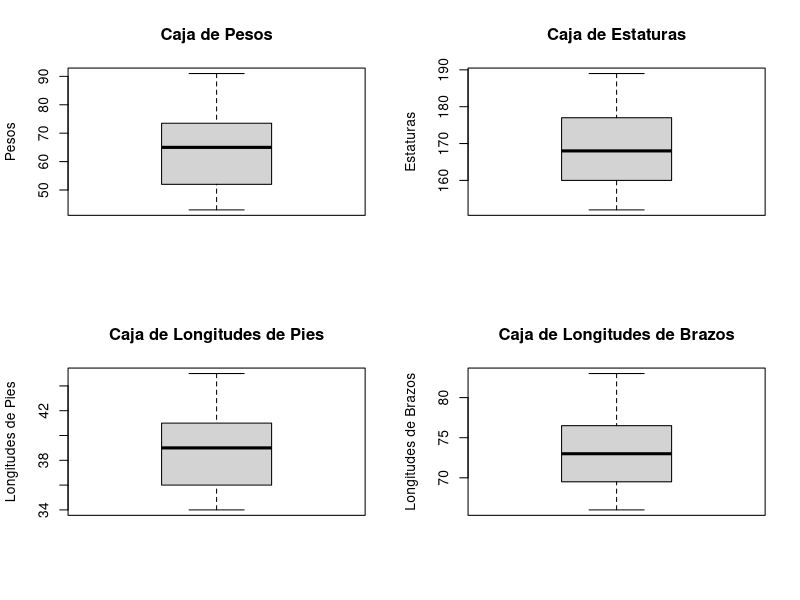
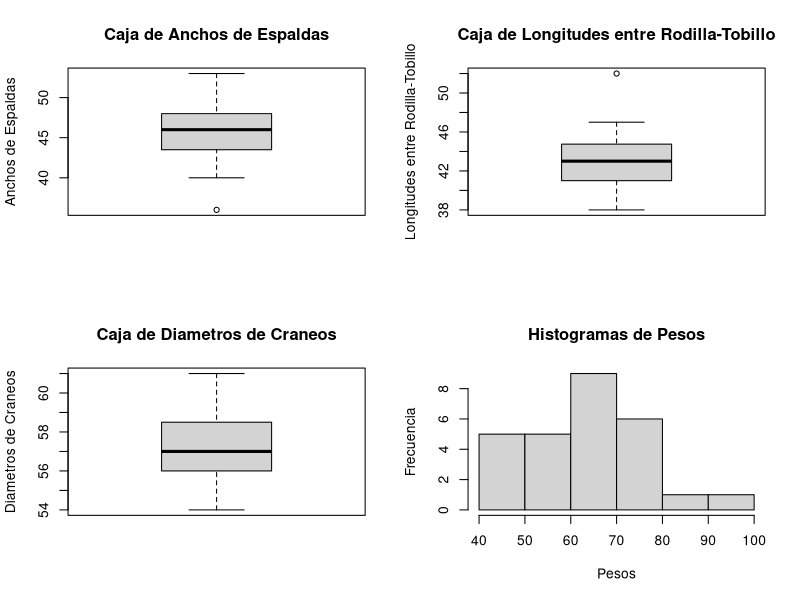
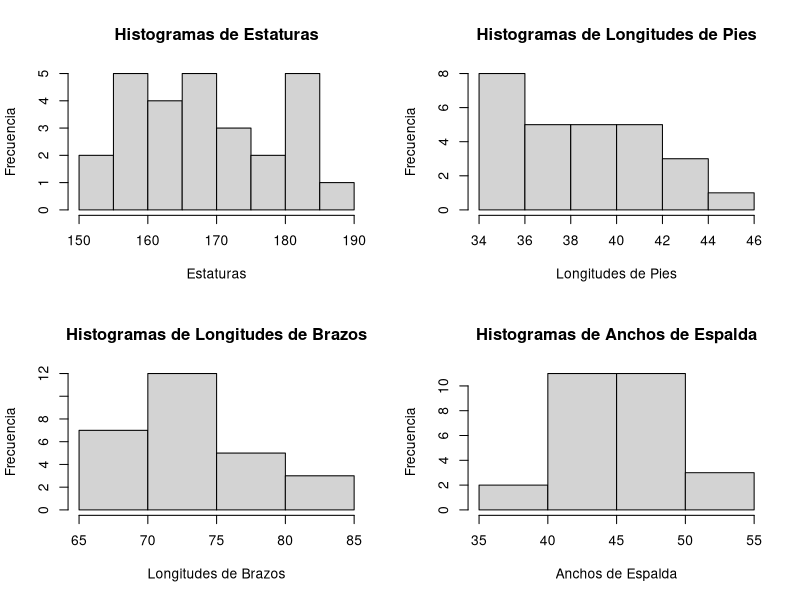
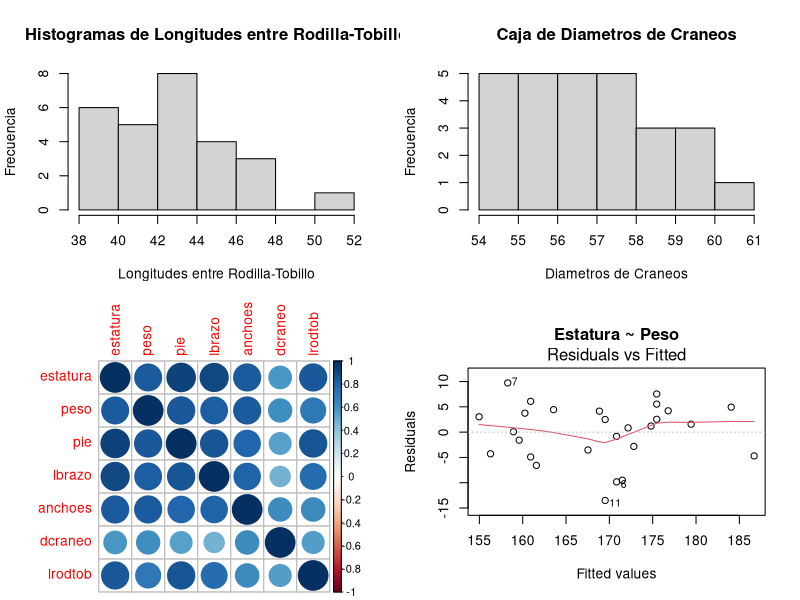
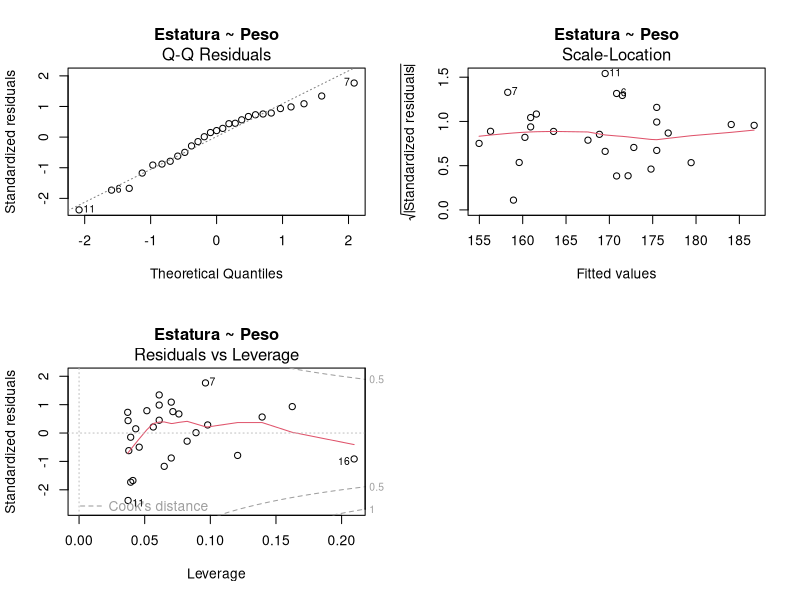
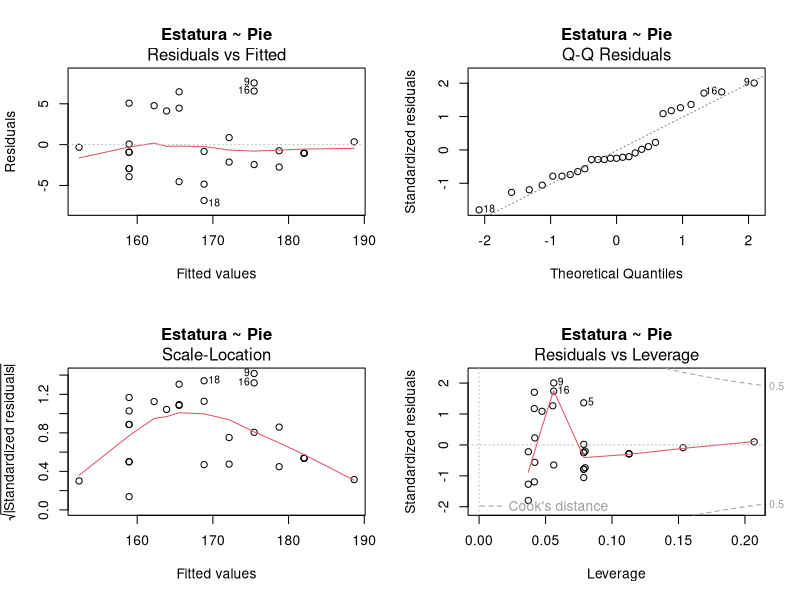
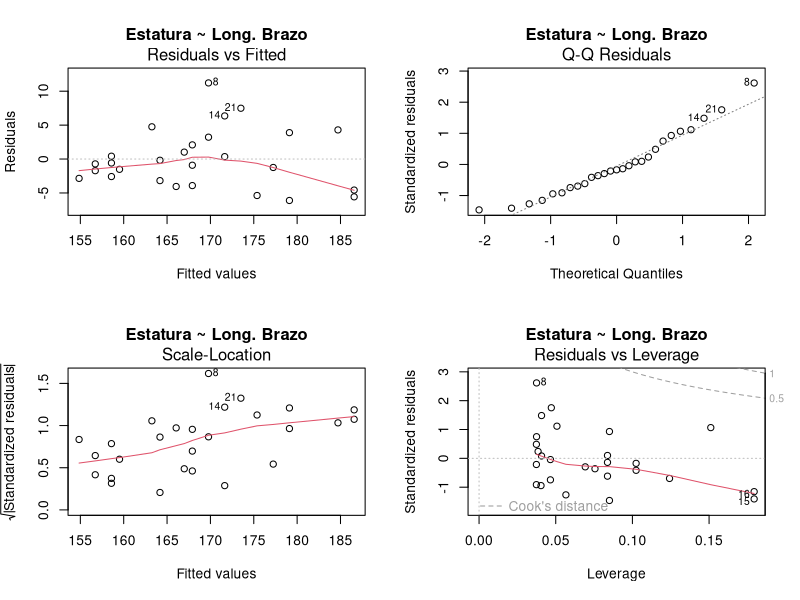
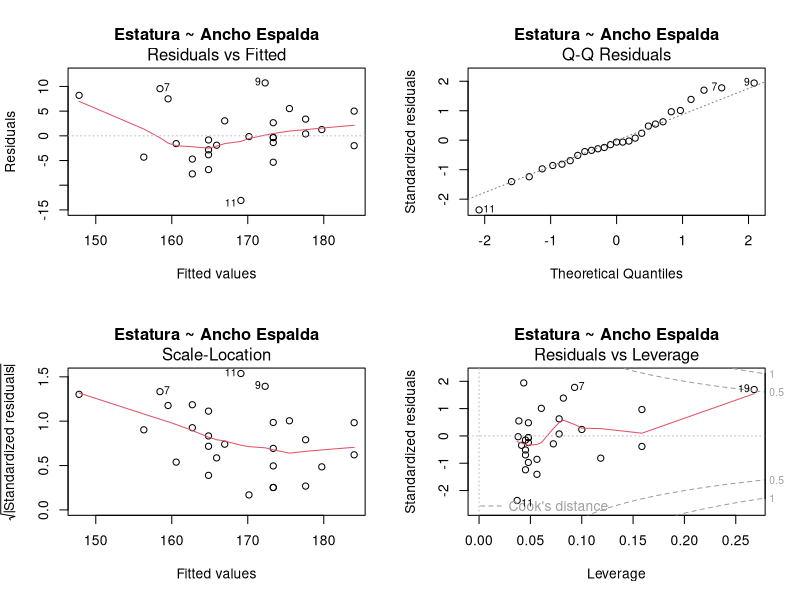

Source code (R) for these figures, in order:
# Proyecto Final
# Autor: David Segura #13-11341
#        Manuel Faria #15-10463
#        Juan Oropeza #15-11041

library(corrplot)
datos = read.table("Proyecto2A.txt",header=T)
par(mfrow = c(2,2))

# 1. Realice un analisis descriptivo y exploratorio de los datos. Incluya en este
# analisis la matriz de correlacion.

# Peso
peso = datos$peso
summary(peso)
sd(peso)
boxplot(peso,main="Caja de Pesos",ylab="Pesos")

# Estatura
estatura = datos$estatura
summary(estatura)
sd(estatura)
boxplot(estatura,main="Caja de Estaturas",ylab="Estaturas")

# Longitud de Pie
pie = datos$pie
summary(pie)
sd(pie)
boxplot(pie,main="Caja de Longitudes de Pies",ylab="Longitudes de Pies")

# Longitud de Brazo
lbrazo = datos$lbrazo
summary(lbrazo)
sd(lbrazo)
boxplot(lbrazo,main="Caja de Longitudes de Brazos",ylab="Longitudes de Brazos")

# Ancho de Espalda
anchoes = datos$anchoes
summary(anchoes)
sd(anchoes)
boxplot(anchoes,main="Caja de Anchos de Espaldas",ylab="Anchos de Espaldas")

# Longitud entre la rodilla y el tobillo
lrodtob = datos$lrodtob
summary(lrodtob)
sd(lrodtob)
boxplot(lrodtob,main="Caja de Longitudes entre Rodilla-Tobillo",ylab="Longitudes entre Rodilla-Tobillo")

# Diametro del Craneo
dcraneo = datos$dcraneo
summary(dcraneo)
sd(dcraneo)
boxplot(dcraneo,main="Caja de Diametros de Craneos",ylab="Diametros de Craneos")

# Paises de procedencia
pais_de_procedencia = datos$pais_de_procedencia
summary(pais_de_procedencia)

# Histogramas
hist(peso,main="Histogramas de Pesos",ylab="Frecuencia",xlab="Pesos")
hist(estatura,main="Histogramas de Estaturas",ylab="Frecuencia",xlab="Estaturas")
hist(pie,main="Histogramas de Longitudes de Pies",ylab="Frecuencia",xlab="Longitudes de Pies")
hist(lbrazo,main="Histogramas de Longitudes de Brazos",ylab="Frecuencia",xlab="Longitudes de Brazos")
hist(anchoes,main="Histogramas de Anchos de Espalda",ylab="Frecuencia",xlab="Anchos de Espalda")
hist(lrodtob,main="Histogramas de Longitudes entre Rodilla-Tobillo",ylab="Frecuencia",xlab="Longitudes entre Rodilla-Tobillo")
hist(dcraneo,main="Caja de Diametros de Craneos",ylab="Frecuencia",xlab="Diametros de Craneos")

# Matriz de Correlacion
variables_cuant = datos[1:7]
datos.cor = cor(variables_cuant)
corrplot(datos.cor)

# 2. Encuentre el modelo de regresion simple que mejor se ajuste a
# los datos; realice las pruebas estadisticas que considere conveniente
# para justificar su respuesta, incluyendo un analisis de residuales.

# Peso
modeloPeso = lm(estatura~peso)
summary(modeloPeso)
plot(modeloPeso, main = "Estatura ~ Peso")

# Pie
modeloPie = lm(estatura~pie)
summary(modeloPie)
par(mfrow=c(2,2))
plot(modeloPie, main = "Estatura ~ Pie")

# Longitud de Brazo
modeloLbrazo = lm(estatura~lbrazo)
summary(modeloLbrazo)
plot(modeloLbrazo, main = "Estatura ~ Long. Brazo")

# Ancho Espalda
modeloAnchoes = lm(estatura~anchoes)
summary(modeloAnchoes)
plot(modeloAnchoes, main = "Estatura ~ Ancho Espalda")

# Diametro de Craneo
modeloDcraneo = lm(estatura~dcraneo)
summary(modeloDcraneo)
plot(modeloDcraneo, main = "Estatura ~ Diametro Craneo")

# Longitud entre Rodilla y el Tobillo
modeloLrodtob = lm(estatura~lrodtob)
summary(modeloLrodtob)
plot(modeloLrodtob, main = "Estatura ~ Long. Rodilla-Tobillo")

# 3. Emplee comparacion de modelos para establecer el modelo multiple mas
# apropiado. Realice, como en el inciso 2, todas las pruebas estadisticas
# que considere conveniente para justificar su respuesta, incluyendo un 
# analisis de residuos. Considere un nivel del 5%.

# Regresion paso a paso hacia atras
# Tenemos el modelo multiple con todas las variables
multiple1 = lm(estatura~peso + pie + lbrazo + anchoes + dcraneo + lrodtob)
summary(multiple1)
plot(multiple1,main="Multiple 1")
# Menos significativa es b0

multiple2 = lm(estatura~peso + pie + lbrazo + anchoes + dcraneo + lrodtob - 1)
summary(multiple2)
plot(multiple2,main="Multiple 2")
# Menos significativa es el peso

multiple3 = lm(estatura~pie + lbrazo + anchoes + dcraneo + lrodtob - 1)
summary(multiple3)
plot(multiple3,main="Multiple 3")
# Menos significativa es anchoes

multiple4 = lm(estatura~pie + lbrazo + dcraneo + lrodtob - 1)
summary(multiple4)
plot(multiple4,main="Multiple 4")
# Menos significativa es lrodtob

multiple5 = lm(estatura~pie + lbrazo + dcraneo - 1)
summary(multiple5)
plot(multiple5,main="Multiple 5")
# Aqui ya todos son significativos con nivel de 0.05 


# 4. Estudios previos indican que los estudiantes de doctorado en España
# muestran un peso promedio de 64 kg, aunque estudios en otros doctorados 
# suponen que dicho peso es superior al mostrado por este análisis. Con un
# nivel de confianza que usted cnsidere necesario, realice un código en el
# software estadístico R que mueste el resultado de dicho análisis. Analice
# los resultados y concluya.


# Dado que la muestr es pequeña se debe verificar si se distribuye de manera normal
españa = subset(datos,pais_de_procedencia == "España")$peso
qqnorm(españa)
qqline(españa)
 
# Podemos afirmar que los datos se distribuyen de forma normal
n = length(españa)
t.test(españa, alternative = "greater", mu = 64, conf.level = 0.99)

# 5. Para el modelo de regresión lineal simple obtenido en el inciso 2, realice 
# la predicción correspondiente para la estatura de 5 estudiantes que se anexan
# a la muestra (Est=estudiantes), los datos se presentan en el Cuadro 1. Grafique
# los intervalos de predicción y de confianza respectivamente. Realice el 
# análisis respectivo.

# Como el mejor modeloque se ajustó fue el de los pies, usaremos ese para predecir
# la estura de los estudiantes.
modeloPie = lm(estatura~pie)
newPoints = data.frame(pie=c(34, 37, 39, 44, 36))

# Graficamos los datos
plot(pie, estatura)
abline(modeloPie)

# Predicción para los nuevos estudiantes
(predict(modeloPie, newPoints, interval = 'predict'))

# Generamos puntos necesarios para las bandas
sequence = data.frame(pie = seq(34, 44, 1))

# Intervalo de predicción
Pie1 = predict(modeloPie, sequence, interval = "prediction")
lines(sequence$pie, Pie1[,2], lty = 2, col = "red")
lines(sequence$pie, Pie1[,3], lty = 2, col = "red")

# Intervalo de confianza para el 95%
Pie2 = predict(modeloPie, sequence, interval = "confidence")
lines(sequence$pie, Pie2[,2], lty = 2, col = "blue")
lines(sequence$pie, Pie2[,3], lty = 2, col = "blue")

# 6. ¿Existe suficiente evidencia que permita concluir que la estatura media de los estudiantes 
# difiere con respecto al país de procedencia? Use el procedimiento de análisis de varianza para 
# un diseño de un factor. ¿Qué concluiría usted con un nivel de significancia de alpha = 0.03?

# H0: No hay diferencias entre las medias
# Ha: Hay diferencias entre las medias

# Obtenemos los datos de las estaturas para cada uno de los paises
estAme = datos$estatura[ pais_de_procedencia == 'América' ]
estChi = datos$estatura[ pais_de_procedencia == 'China' ]
estEsp = datos$estatura[ pais_de_procedencia == 'España' ]
estInd = datos$estatura[ pais_de_procedencia == 'India' ]

dat = c(estAme, estChi, estEsp, estInd)

# Realizamos el calculo de los factores
fac = c(replicate(length(estAme), "América"), replicate(length(estChi), "China"), 
        replicate(length(estEsp), "España"), replicate(length(estInd), "India"))
factr = factor(fac)
tapply(dat, factr, mean)

# Diagrama de caja del modelo
boxplot(dat~factr, xlab = "País", ylab = "Estaura en cm.")

# Creamos el modelo
mod = lm(dat~factr)

# Analisis de Varianza
anova(mod)

# Verificamos dos a dos
pairwise.t.test(dat, factr)
